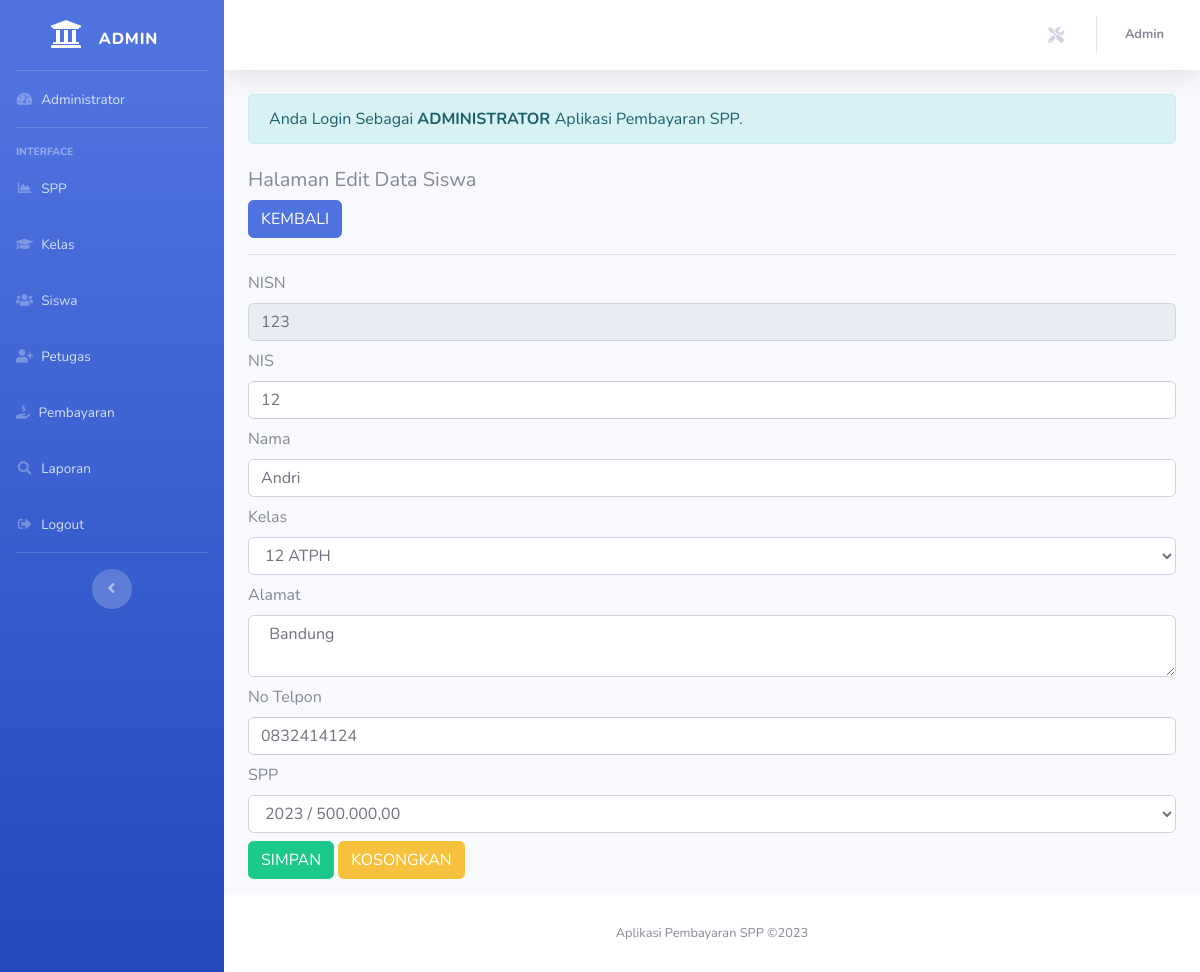
The page /admin/admin.php?url=edit-siswa&nisn=123 (signed in) on the database its author committed.
### tables this page shows
CREATE TABLE `siswa` (
  `nisn` char(10) NOT NULL,
  `nis` char(8) NOT NULL,
  `nama` varchar(35) NOT NULL,
  `id_kelas` int(11) NOT NULL,
  `alamat` text NOT NULL,
  `no_telp` varchar(13) NOT NULL,
  `id_spp` int(11) NOT NULL
);

CREATE TABLE `kelas` (
  `id_kelas` int(11) NOT NULL,
  `nama_kelas` varchar(10) NOT NULL,
  `kompetensi_keahlian` varchar(50) NOT NULL
);

CREATE TABLE `spp` (
  `id_spp` int(11) NOT NULL,
  `tahun` int(11) NOT NULL,
  `nominal` int(11) NOT NULL
);

### admin/edit-siswa.php (the view, shortened to what this page needs)
<?php
$nisn = $_GET['nisn'];
include'../koneksi.php';
$sql = "SELECT*FROM siswa,spp,kelas WHERE siswa.id_kelas=kelas.id_kelas AND siswa.id_spp=spp.id_spp AND nisn='$nisn'";
$query = mysqli_query($koneksi, $sql);
$data = mysqli_fetch_array($query);
?>
<h5>Halaman Edit Data Siswa</h5>
<a href="?url=siswa" class="btn btn-primary"> KEMBALI </a>
<hr>
<form method="post" action="?url=proses-edit-siswa&nisn=<?= $nisn; ?>" >
    <div class="form-group mb-2">
        <label >NISN</label>
        <input value="<?= $data['nisn'] ?>" readonly type="number" name="nisn"  class="form-control" required>
    </div>
    <div class="form-group mb-2">
        <label >NIS</label>
        <input value="<?= $data['nis'] ?>"  type="number" name="nis" class="form-control" required>
    </div>
    <div class="form-group mb-2">
        <label >Nama</label>
        <input value="<?= $data['nama'] ?>"  type="text" name="nama" class="form-control" required>
    </div>
    <div class="form-group mb-2">
        <label>Kelas</label>
        <select name="id_kelas" class="form-control" required>
            <option value="<?= $data['id_kelas'] ?>"> <?= $data['nama_kelas'] ?>  </option>
        </select>
    </div>
    <div class="form-group mb-2">
        <label> Alamat </label>
        <textarea name="alamat" class="form-control" required> <?= $data['alamat'] ?> </textarea>
    </div>
    <div class="form-group mb-2">
        <label >No Telpon</label>
        <input value="<?= $data['no_telp'] ?>"  type="number" name="no_telp"  class="form-control" required>
    </div>
    <div class="form-group mb-2">
        <label>SPP</label>
        <select name="id_spp" class="form-control" required>
        <option value="<?= $data['id_spp'] ?>"> <?= $data['tahun']; ?> / <?= number_format($data['nominal'],2,',','.'); ?> </option>
        </select>
    </div>
    <div class="form-group">
        <button type="submit" class="btn btn-success"> SIMPAN </button>
        <button type="reset" class="btn btn-warning"> KOSONGKAN </button>
    </div>
</form>

### rows shown on the page
siswa: nisn "123", nis "12", nama "Andri", id_kelas "12 ATPH", alamat "Bandung", no_telp "0832414124", id_spp "2023 / 500.000,00"

### other values the page prints
$_SESSION['level'] "Admin"
